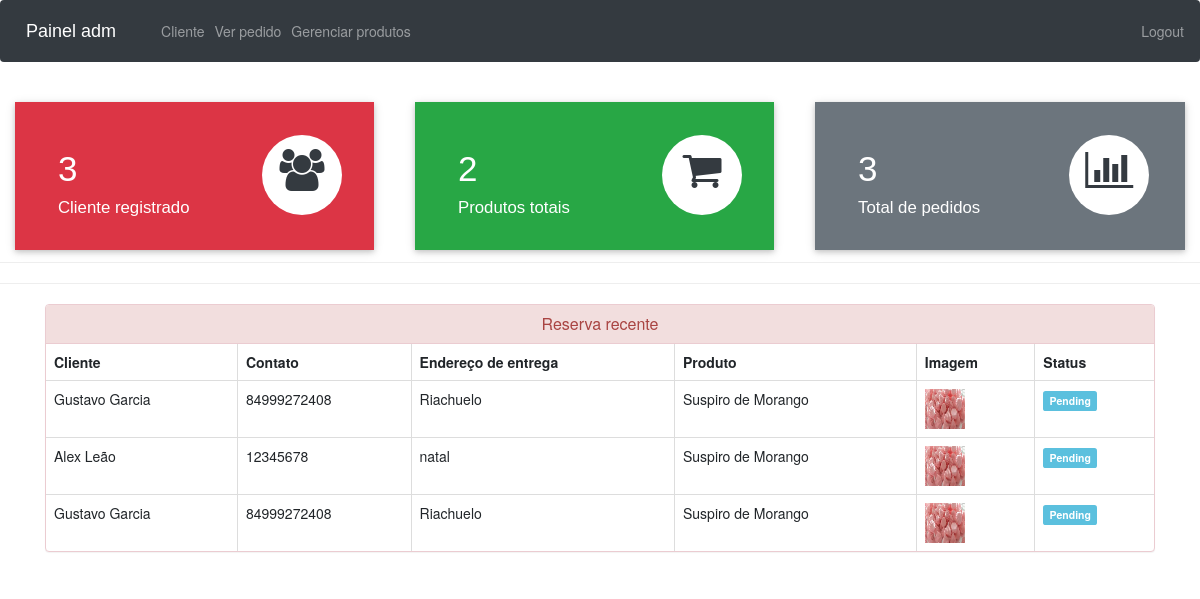
Before: /admin-dashboard (signed in) with the older database file.
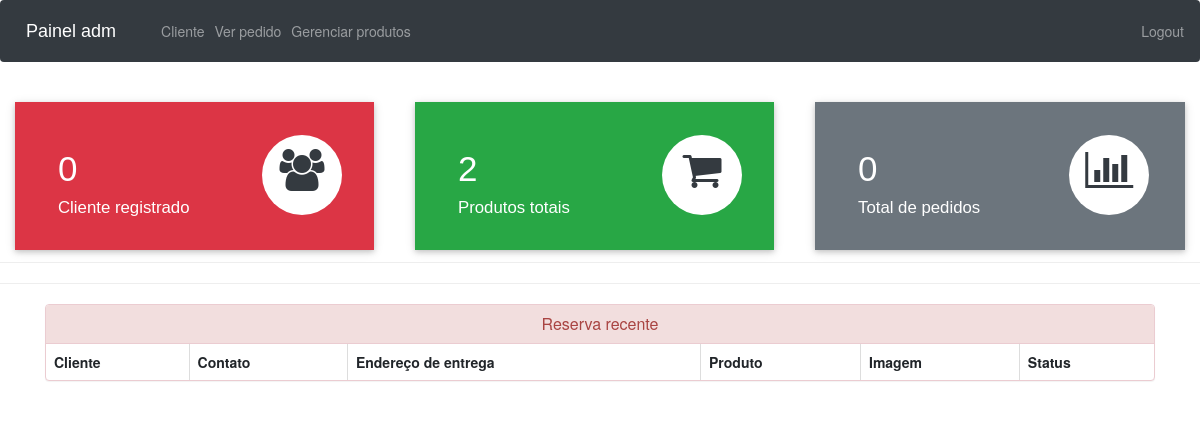
After: the same page with the newer database file.
### ecom/models.py (models this page shows, shortened)
class Customer(models.Model):
    user=models.OneToOneField(User,on_delete=models.CASCADE)
    profile_pic= models.ImageField(upload_to='profile_pic/CustomerProfilePic/',null=True,blank=True)
    address = models.CharField(max_length=40)
    mobile = models.CharField(max_length=20,null=False)
    @property
    def get_name(self):
        return self.user.first_name+" "+self.user.last_name

class Orders(models.Model):
    STATUS =(
        ('Pending','Pending'),
        ('Order Confirmed','Order Confirmed'),
        ('Out for Delivery','Out for Delivery'),
        ('Delivered','Delivered'),
    )
    customer=models.ForeignKey('Customer', on_delete=models.CASCADE,null=True)
    product=models.ForeignKey('Product',on_delete=models.CASCADE,null=True)
    email = models.CharField(max_length=50,null=True)
    address = models.CharField(max_length=500,null=True)
    mobile = models.CharField(max_length=20,null=True)
    order_date= models.DateField(auto_now_add=True,null=True)
    status=models.CharField(max_length=50,null=True,choices=STATUS)

class Product(models.Model):
    name=models.CharField(max_length=40)
    product_image= models.ImageField(upload_to='product_image/',null=True,blank=True)
    price = models.PositiveIntegerField()
    description=models.CharField(max_length=40)

### ecom/views.py (the view)
# urls.py: path('admin-dashboard', views.admin_dashboard_view,name='admin-dashboard'),
@login_required(login_url='adminlogin')
def admin_dashboard_view(request):
    customercount=models.Customer.objects.all().count()
    productcount=models.Product.objects.all().count()
    ordercount=models.Orders.objects.all().count()
    orders=models.Orders.objects.all()
    ordered_products=[]
    ordered_bys=[]
    for order in orders:
        ordered_product=models.Product.objects.all().filter(id=order.product.id)
        ordered_by=models.Customer.objects.all().filter(id = order.customer.id)
        ordered_products.append(ordered_product)
        ordered_bys.append(ordered_by)
    mydict={
    'customercount':customercount,
    'productcount':productcount,
    'ordercount':ordercount,
    'data':zip(ordered_products,ordered_bys,orders),
    }
    return render(request,'ecom/admin_dashboard.html',context=mydict)

### templates/ecom/admin_dashboard.html
{% extends 'ecom/admin_base.html' %}
{% load static %}
{% block content %}
<br>
{%include 'ecom/admin_dashboard_cards.html'%}
<br><br><br><br><br>
<hr><hr>
<div class="container" >
    <div class="panel panel-danger" >
      <div class="panel-heading" style="text-align:center;">
        <h6 class="panel-title">Reserva recente</h6>
      </div>
      <table class="table table-hover table-bordered" id="dev-table">
        <thead>
          <tr>
            <th>Cliente</th>
            <th>Contato</th>
            <th>Endereço de entrega</th>
            <th>Produto</th>
            <th>Imagem</th>
            <th>Status</th>
          </tr>
        </thead>
        {% for product,customer,order in data %}
        <tr>
          {% for c in customer %}
          <td> {{c.get_name}}</td>
          <td>{{c.mobile}}</td>
          <td>{{order.address}}</td>
          {% endfor %}
          {% for p in product %}
          <td> {{p.name}}</td>
          <td> <img src="{% static p.product_image.url %}" alt="Profile Pic" height="40px" width="40px" /></td>
          {% if order.status == 'Pending'%}
          <td> <span class="label label-info">{{order.status}}</span></td>
          {% elif order.status == 'Delivered' %}
          <td> <span class="label label-success">{{order.status}}</span></td>
          {% elif order.status == 'Out for Delivery' %}
          <td> <span class="label label-warning">{{order.status}}</span></td>
          {%else%}
            <td> <span class="label label-primary">{{order.status}}</span></td>
          {%endif%}
          {% endfor %}
        </tr>
        {% endfor %}
      </table>
  </div>
</div>
{% endblock content %}

Changed rows visible on the page:
removed Orders: address "Riachuelo", status "Pending"
removed Customer: get_name "Gustavo Garcia", mobile "84999272408"
no longer on this page (row unchanged): Product: name "Suspiro de Morango", product_image (picture)
removed Orders: address "natal", status "Pending"
removed Customer: get_name "Alex Leão", mobile "12345678"
removed Orders: address "Riachuelo", status "Pending"
Other visible differences:
{{ customercount }}: "3" → "0"
{{ ordercount }}: "3" → "0"
